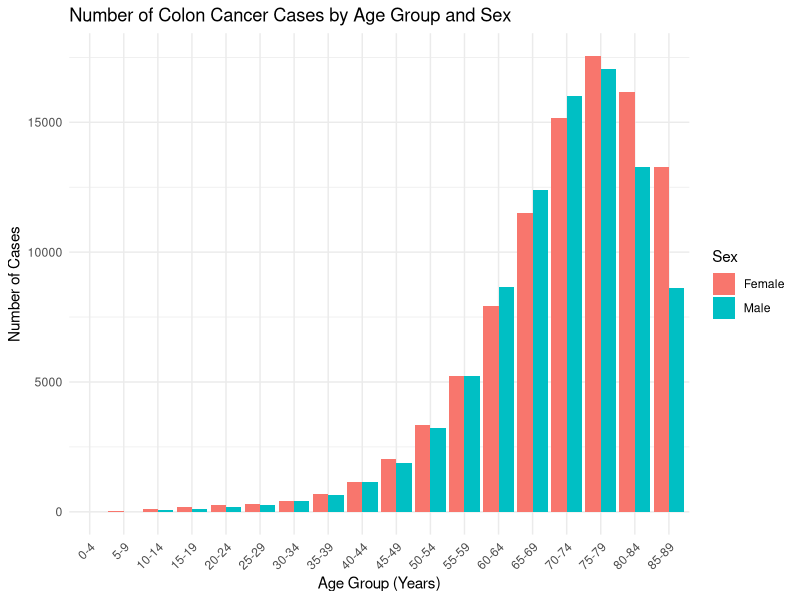
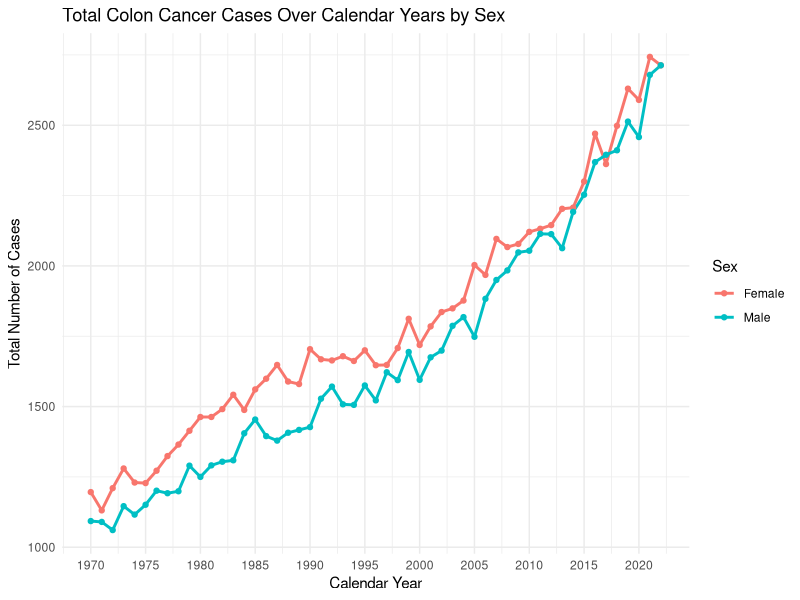
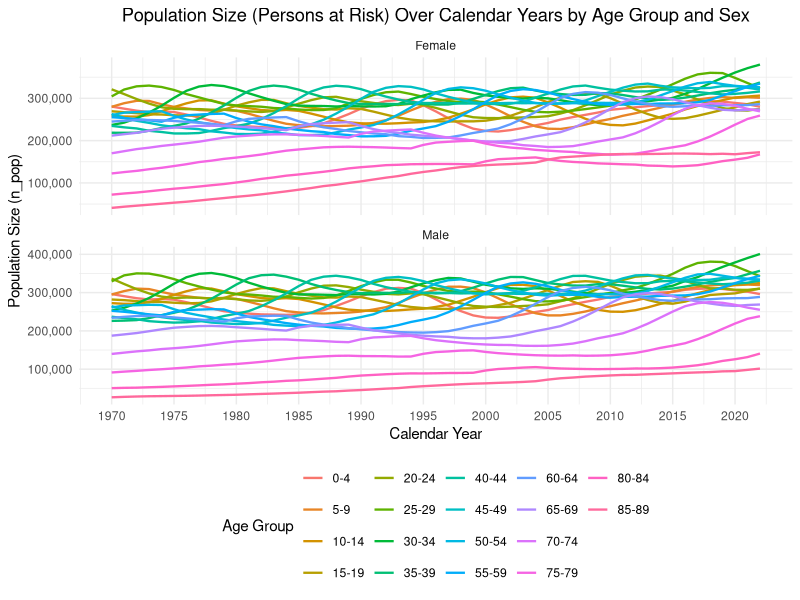
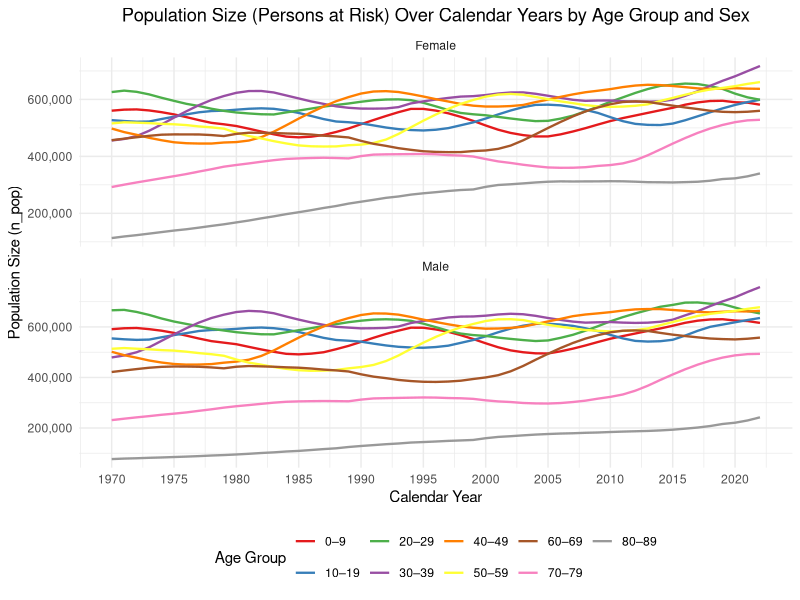
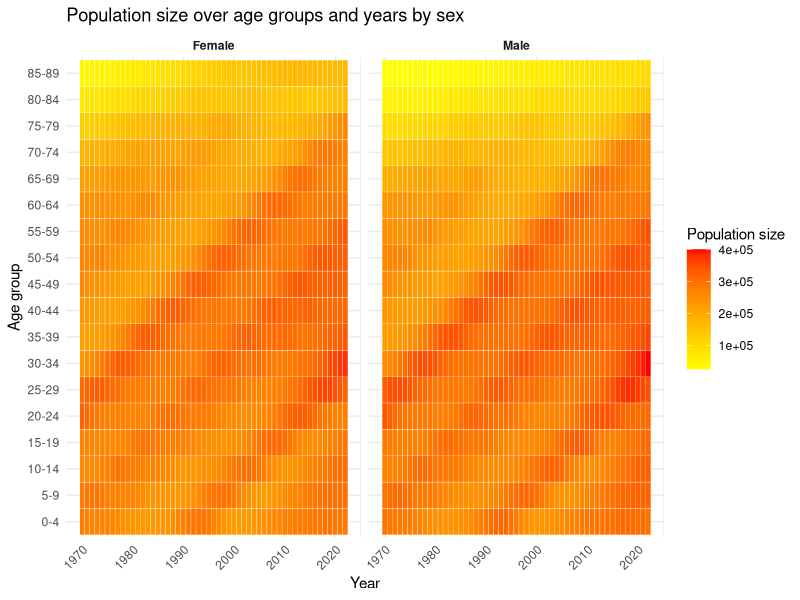
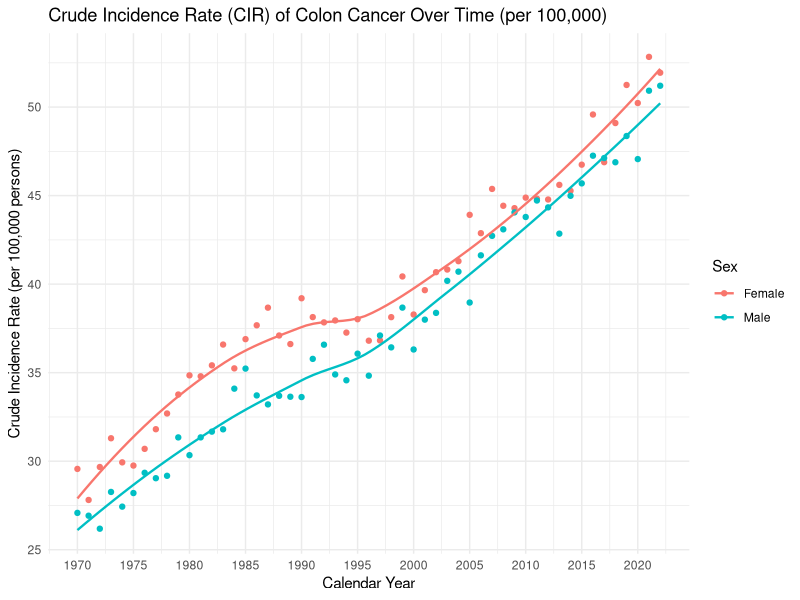

Source code (R) for these figures, in order: (Note: this script raises an error after producing the figures.)
## ---- chunk 1
# Set random seed for reproducibility using birthdate YYMMDD
set.seed(022599)
# Load required packages, no additional packages used beyond base R
## ---- chunk 2
library(ggplot2)
library(grid)
library(tidyverse)
library(splines)
## ---- chunk 3
cases <- read.delim("cases-1.tsv", sep = "\t", header = TRUE)

# Renaming because it is called n here and n_pop in the other file

cases$year <- as.numeric(as.character(cases$year))

cases$agegroup <- factor(cases$agegroup, levels = unique(cases$agegroup))
## ---- chunk 4
# Sum of cases per age group and sex across all years
cases_agg_total <- aggregate(n ~ agegroup + sex, data = cases, FUN = sum)

# Dodged bars
p1 <- ggplot(cases_agg_total, aes(x = agegroup, y = n, fill = sex)) +
  geom_bar(stat = "identity", position = "dodge") +
  labs(
    title = "Number of Colon Cancer Cases by Age Group and Sex",
    x = "Age Group (Years)",
    y = "Number of Cases",
    fill = "Sex"
  ) +
  theme_minimal() +
  theme(axis.text.x = element_text(angle = 45, hjust = 1))


print(p1)
## ---- chunk 5
# Sum of cases per year and sex
cases_yearly <- aggregate(n ~ year + sex, data = cases, FUN = sum)
## ---- chunk 6
# Only showing every 5th year for cleaner x-axis labels (overlaps otherwise)
year_breaks <- seq(min(cases_yearly$year), max(cases_yearly$year), by = 5)

p2 <- ggplot(cases_yearly, aes(x = year, y = n, color = sex)) +
  geom_line(linewidth = 1) +
  geom_point() +
  labs(
    title = "Total Colon Cancer Cases Over Calendar Years by Sex",
    x = "Calendar Year",
    y = "Total Number of Cases",
    color = "Sex"
  ) +
  scale_x_continuous(
    breaks = year_breaks,
    labels = as.character(year_breaks)
  ) +
  theme_minimal()

print(p2)
## ---- chunk 7
population <- read.delim("population-1.tsv", sep = "\t", header = TRUE)
population$year <- as.numeric(as.character(population$year))
population$agegroup <- factor(population$agegroup, levels = unique(population$agegroup))
## ---- chunk 8
# Line plot faceted by sex
year_breaks_pop <- seq(min(population$year), max(population$year), by = 5)

p3 <- ggplot(population, aes(x = year, y = n_pop, color = agegroup, group = agegroup)) +
  geom_line(linewidth = 0.8) +
  facet_wrap(~sex, scales = "free_y", ncol = 1) + # Separate panels for Male and Female
  labs(
    title = "Population Size (Persons at Risk) Over Calendar Years by Age Group and Sex",
    x = "Calendar Year",
    y = "Population Size (n_pop)",
    color = "Age Group"
  ) +
  scale_x_continuous(
    breaks = year_breaks_pop,             # Using breaks every 5 years
    labels = as.character(year_breaks_pop)
  ) +
  scale_y_continuous(labels = scales::comma) + # Format y-axis labels
  # --------------------------
  theme_minimal() +
  theme(
    legend.position = "bottom", # Moving legend for better layout
    plot.title = element_text(hjust = 0.5) # Centering the title
  )

print(p3)
## ---- chunk 9
# Line plot faceted by sex
population$agegroup2 <- ifelse(population$agegroup %in% c("0-4","5-9"), "0–9",
                        ifelse(population$agegroup %in% c("10-14","15-19"), "10–19",
                        ifelse(population$agegroup %in% c("20-24","25-29"), "20–29",
                        ifelse(population$agegroup %in% c("30-34","35-39"), "30–39",
                        ifelse(population$agegroup %in% c("40-44","45-49"), "40–49",
                        ifelse(population$agegroup %in% c("50-54","55-59"), "50–59",
                        ifelse(population$agegroup %in% c("60-64","65-69"), "60–69",
                        ifelse(population$agegroup %in% c("70-74","75-79"), "70–79",
                        ifelse(population$agegroup %in% c("80-84","85-89"), "80–89",
                               NA)))))))))


pop_collapsed <- aggregate(
  n_pop ~ year + sex + agegroup2,
  data = population,
  FUN = sum
)

p32 <- ggplot(pop_collapsed, aes(x = year, y = n_pop, color = agegroup2, group = agegroup2)) +
  geom_line(linewidth = 0.8) +
  facet_wrap(~sex, scales = "free_y", ncol = 1) + # Separate panels for Male and Female
  labs(
    title = "Population Size (Persons at Risk) Over Calendar Years by Age Group and Sex",
    x = "Calendar Year",
    y = "Population Size (n_pop)",
    color = "Age Group"
  ) +
  scale_x_continuous(
    breaks = year_breaks_pop,             # Using breaks every 5 years
    labels = as.character(year_breaks_pop)
  ) +
  scale_y_continuous(labels = scales::comma) + # Format y-axis labels
  scale_color_brewer(palette = "Set1") +
  # --------------------------
  theme_minimal() +
  theme(
    legend.position = "bottom", # Moving legend for better layout
    plot.title = element_text(hjust = 0.5) # Centering the title
  )

print(p32)
## ---- chunk 10
p31 <- ggplot(population, aes(x = year, y = agegroup, fill = n_pop)) +
  geom_tile(color = "white") +                   
  scale_fill_gradient(low = "yellow", high = "red") +
  facet_wrap(~sex) +                             
  labs(
    x = "Year",
    y = "Age group",
    fill = "Population size",
    title = "Population size over age groups and years by sex"
  ) +
  theme_minimal() +
  theme(
    axis.text.x = element_text(angle = 45, hjust = 1), 
    strip.text = element_text(face = "bold")          
  )

print(p31)
## ---- chunk 11
# --- Question 4a: Merging Data Frames ---
merged_data <- merge(cases, population, by = c("agegroup", "year", "sex"), all = TRUE)

# --- Question 4b: Checking for consistent age groups and years ---
check_merge <- merged_data[is.na(merged_data$n) | is.na(merged_data$n_pop), ]

cat("\n--- Data Alignment Check ---\n")
if (nrow(check_merge) == 0) {
  cat("The 'cases' and 'population' files include the same combinations of age groups, years, and sex.\n")
} else {
  cat("The 'cases' and 'population' files do NOT include the same combinations. Missing values found:\n")
  cat("Number of combinations with missing data:", nrow(check_merge), "\n")
  print(check_merge)
}
cat("---\n\n")

# --- Question 4c: Creating Data Frame with Totals ---
# Removing rows with NA before accurate summation (if alignment check failed)
complete_merged_data <- merged_data[!is.na(merged_data$n) & !is.na(merged_data$n_pop), ]

# Aggregating total cases and total population per year and sex
totals_yearly <- aggregate(
  cbind(total_cases = n, total_population = n_pop) ~ year + sex,
  data = complete_merged_data,
  FUN = sum
)

# Printing the resulting data frame
cat("--- Data Frame with Yearly Totals ---\n")
print(totals_yearly)
cat("---\n")
## ---- chunk 12
# --- Version 1. Age-Specific Incidence Rate (ASIR) ---
merged_data$asir <- merged_data$n / merged_data$n_pop

# --- Version 2. Crude Incidence Rate (CIR) ---
totals_yearly$cir <- totals_yearly$total_cases / totals_yearly$total_population

tail(merged_data)
## ---- chunk 13
# Showing every 5th year for cleaner x-axis labels
year_breaks_cir <- seq(min(totals_yearly$year), max(totals_yearly$year), by = 5)

# Convert rate to 'per 100,000' for better readbility
totals_yearly$cir_per_100k <- totals_yearly$cir * 100000

p6 <- ggplot(totals_yearly, aes(x = year, y = cir_per_100k, color = sex)) +
  geom_point() +
  # Apply a smoother (e.g., LOESS or linear model 'lm')
  geom_smooth(method = "loess", se = FALSE, linewidth = 0.8) +
  labs(
    title = "Crude Incidence Rate (CIR) of Colon Cancer Over Time (per 100,000)",
    x = "Calendar Year",
    y = "Crude Incidence Rate (per 100,000 persons)",
    color = "Sex"
  ) +
  scale_x_continuous(breaks = year_breaks_cir) +
  theme_minimal()

print(p6)
## ---- chunk 14
year_sex_totals <- merged_data %>%
  mutate(sex = factor(sex)) %>%
  group_by(year, sex) %>%
  summarise(
    total_cases = sum(n),
    total_pop   = sum(n_pop),
    .groups = "drop"
  )

pois_model <- glm(
  total_cases ~ year + sex,
  offset = log(total_pop),
  family = poisson,
  data = year_sex_totals
)
summary(pois_model)
## ---- chunk 15
# Create a specific dataframe for the years 1970 and 2020
predicted_data <- data.frame(
  year = c(1970, 1970, 2020, 2020),
  sex = as.factor(c("Male", "Female", "Male", "Female")),
  total_pop = 100000
)

# Predict the rates
predicted_data$cir <- predict(pois_model, newdata = predicted_data, type = "response")

# Display the results
print(predicted_data)

cat("The 1970 male–female IR difference is",abs(predicted_data$cir[1]-predicted_data$cir[2]),"\n")
cat("The 2020 male–female IR difference is",abs(predicted_data$cir[3]-predicted_data$cir[4]))
## ---- chunk 16
# Prepare the data
df_plot <- df_merged %>%
  mutate(
    incidence_rate = (n / n_pop) * 100000)

# Create the Graph
ggplot(df_plot, aes(x = year, y = incidence_rate, color = agegroup, group = agegroup)) +
  geom_point(alpha = 0.3, size = 1) + 
  geom_smooth(method = "loess", se = FALSE, linewidth = 1) + 
  facet_wrap(~ sex) + 
  
  scale_y_log10() + 
  labs(
    title = "Colon Cancer Incidence Rates over Calendar Year",
    subtitle = "Stratified by Age Group and Sex (with Loess Smoothing)",
    x = "Calendar Year",
    y = "Incidence Rate (per 100,000) - Log Scale",
    color = "Age Group"
  ) +
  theme_minimal()
## ---- chunk 17
model_interaction <- glm(n ~ ns(year, df = 4)*sex + ns(year, df = 4)*agegroup,
                         offset = log(n_pop),
                         family = poisson(link = "log"),
                         data = df_merged)

target_data <- data.frame(
  year = c(1970, 1970, 2020, 2020),
  sex = as.factor(c("Male", "Female", "Male", "Female")),
  agegroup = "70-74", 
  n_pop = 100000
)

target_data$predicted_rate <- predict(model_interaction, 
                                    newdata = target_data,
                                    type = "response")
target_data
## ---- chunk 18
age_levels <- unique(df_merged$agegroup)

target_data <- expand.grid(
  year = seq(1970, 2020, by=1),
  sex = c("Male","Female"),
  agegroup = age_levels,
  n_pop = 100000
)


# Ensure proper factor levels
target_data$agegroup <- factor(target_data$agegroup, levels = age_levels)
target_data$sex <- factor(target_data$sex, levels = c("Female","Male"))

target_data$predicted_rate <- predict(model_interaction, 
                                    newdata = target_data,
                                    type = "response")

target_data <- target_data %>% group_by(agegroup, sex) %>% summarize(predicted_rate = mean(predicted_rate))

ggplot(target_data, aes(x = agegroup, y = predicted_rate, group = sex, color = sex)) +
  geom_line(size = 1) +
  labs(
    title = "Predicted Incidence Rates by Age Group averaged over all years",
    x = "Age Group",
    y = "Predicted Incidence Rate per 100,000",
    color = "Sex"
  ) +
  theme_minimal() +
  theme(
    text = element_text(size = 14),
    axis.text.x = element_text(angle = 45, hjust = 1)
  )

## ---- chunk 19
df_q11 <- df_merged %>%
  mutate(
    lower_bound = as.numeric(str_extract(agegroup, "^[0-9]+")),
    age_mid = lower_bound + 2
  )
model_spline_age <- glm(n ~ ns(year, df = 4) * ns(age_mid, df = 4) * sex + offset(log(n_pop)),
                        family = poisson(link = "log"),
                        data = df_q11)

# --- A. Predict data (Lines) ---
# at 52, 72, 87 year-old
pred_data <- expand.grid(
  year = 1970:2020,
  sex = df_q11$sex,
  age_mid = c(52, 72, 87),
  n_pop = 100000
)

pred_data$fitted_rate <- predict(model_spline_age, newdata = pred_data, type = "response")

# --- B. observation data (Points) ---
obs_data <- df_q11 %>%
  filter(agegroup %in% c("50-54", "70-74", "85-89")) %>%
  mutate(
    obs_rate = (n / n_pop) * 100000,
    target_age = case_when(
      agegroup == "50-54" ~ 52,
      agegroup == "70-74" ~ 72,
      agegroup == "85-89" ~ 87 
    )
  )

ggplot() +
  geom_point(data = obs_data, 
             aes(x = year, y = obs_rate, color = sex), 
             alpha = 0.4, shape = 1) +
  
  geom_line(data = pred_data, 
            aes(x = year, y = fitted_rate, color = sex), 
            linewidth = 1) +
  facet_wrap(~ age_mid, scales = "free_y", labeller = label_both, ncol=1) +
  labs(
    title = "Colon Cancer Incidence: Model vs Observed",
    subtitle = "Lines = Spline Model Predictions (Ages 52, 72, 87)\nPoints = Observed Crude Rates (Groups 50-54, 70-74, 85-89)",
    y = "Incidence Rate (per 100,000)",
    x = "Year",
    color = "Sex"
  ) +
  theme_minimal()
## ---- chunk 20

# --- Step 1: Define the Standard Population (2022) ---
std_pop_2022 <- df_q11 %>%
  filter(year == 2022) %>%
  select(sex, age_mid, std_pop = n_pop)

# --- Step 2: Calculate Observed Age-Specific Rates---
df_observed_rates <- df_q11 %>%
  mutate(obs_rate_per_person = n / n_pop)

# --- Step 3: Calculate Age-Standardized Rates (ASR) ---
# Formula: Sum(Observed_Rate_age_i * Pop_std_age_i) / Total_std_pop
df_standardized <- df_observed_rates %>%
  left_join(std_pop_2022, by = c("sex", "age_mid")) %>%
  group_by(year, sex) %>%
  summarise(
    expected_cases = sum(obs_rate_per_person * std_pop),
    total_std_pop = sum(std_pop),
    .groups = "drop"
  ) %>%
  mutate(
    rate = (expected_cases / total_std_pop) * 100000,
    type = "Age-Standardized (Observed)" 
  ) %>%
  select(year, sex, rate, type)

# --- Step 4: Calculate Crude Rates (for Comparison) ---
df_crude <- df_q11 %>%
  group_by(year, sex) %>%
  summarise(
    total_cases = sum(n),
    total_pop = sum(n_pop),
    .groups = "drop"
  ) %>%
  mutate(
    rate = (total_cases / total_pop) * 100000,
    type = "Crude (Non-standardized)"
  ) %>%
  select(year, sex, rate, type)

# --- Step 5: Combine and Plot ---
df_final_plot <- bind_rows(df_standardized, df_crude)

# Create the comparison graph
ggplot(df_final_plot, aes(x = year, y = rate, color = sex, linetype = type)) +
  geom_line(linewidth = 1.2) +
  labs(
    title = "Crude vs. Direct Age-Standardized Incidence Rates",
    subtitle = "Based on OBSERVED Data (Standardized to 2022 Population)",
    y = "Incidence Rate (per 100,000 person-years)",
    x = "Calendar Year",
    color = "Sex",
    linetype = "Rate Type"
  ) +
  theme_minimal() +
  theme(legend.position = "bottom")
## ---- chunk 21
# ==============================================================================
# Step 1: Define the Standard Population Weights (Year 2022)
std_pop_weights <- df_q11 %>%
  filter(year == 2022) %>%
  select(sex, age_mid, std_weight = n_pop)

# ==============================================================================
# Step 2: Method A - Direct Standardization of OBSERVED Rates (from Q12)
df_asr_observed <- df_q11 %>%
  mutate(raw_rate = n / n_pop) %>%
  left_join(std_pop_weights, by = c("sex", "age_mid")) %>%
  group_by(year, sex) %>%
  summarise(
    weighted_sum = sum(raw_rate * std_weight),
    total_weight = sum(std_weight),
    .groups = "drop"
  ) %>%
  mutate(
    rate = (weighted_sum / total_weight) * 100000,
    method = "Observed (Direct)" # Label for the plot
  )

# Step 3: Method B - Standardization of MODEL PREDICTED Rates (The Q13 Task)

pred_grid <- expand.grid(
  year = 1970:2022,
  age_mid = unique(df_q11$age_mid),
  sex = unique(df_q11$sex),
  n_pop = 100000 # Arbitrary population base to calculate the rate
)
pred_grid$pred_count <- predict(model_spline_age, newdata = pred_grid, type = "response")
pred_grid$pred_rate_per_person <- pred_grid$pred_count / 100000
df_asr_model <- pred_grid %>%
  left_join(std_pop_weights, by = c("sex", "age_mid")) %>%
  group_by(year, sex) %>%
  summarise(
    weighted_sum = sum(pred_rate_per_person * std_weight),
    total_weight = sum(std_weight),
    .groups = "drop"
  ) %>%
  mutate(
    rate = (weighted_sum / total_weight) * 100000,
    method = "Model-Based (Predicted)" 
  )

# Step 4: Combine and Plot the Comparison
df_comparison <- bind_rows(df_asr_observed, df_asr_model)
ggplot(df_comparison, aes(x = year, y = rate, color = sex, linetype = method)) +
  geom_line(aes(linewidth = method)) + 
  scale_linewidth_manual(values = c("Observed (Direct)" = 0.8, "Model-Based (Predicted)" = 1.2)) +
  
  labs(
    title = "Comparison of Age-Standardized Rates",
    subtitle = "Direct Standardization (Observed) vs. Model-Based Standardization (Predicted)\nStandardized to Sweden 2022 Population",
    y = "Incidence Rate (per 100,000 person-years)",
    x = "Calendar Year",
    color = "Sex",
    linetype = "Method",
    linewidth = "Method"
  ) +
  theme_minimal() +
  theme(legend.position = "bottom")
